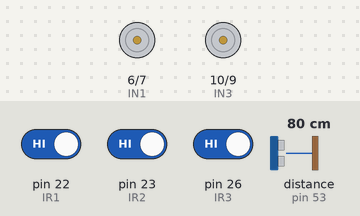
This sketch was run on a simulated Arduino Mega 2560, built with avr-gcc and run on an emulated ATmega2560. Shown: motor-driver pin pairs drawn as motors (green arrow = first pin HIGH = forward, orange = second pin HIGH = backward, longer = more drive, scaled by the enable pin). The inputs (shaded band) are chosen by the test bench; at power-on: pin 22 (IR1) HIGH, pin 23 (IR2) HIGH, pin 26 (IR3) HIGH, distance to the obstacle (sensor on pin 53) 80 cm. The echo pulse lasts 58.3 µs per cm.

Above: at 1.2 s.
1.3 s: pin 22 (IR1) driven LOW
At 2.5 s:
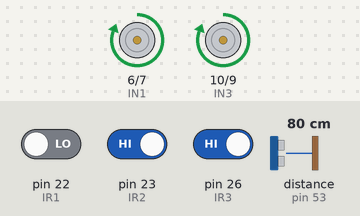
2.8 s: pin 23 (IR2) driven LOW
At 4.1 s:
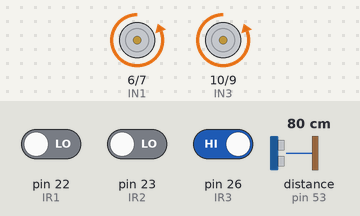
4.8 s: pin 26 (IR3) driven LOW
At 5.8 s:
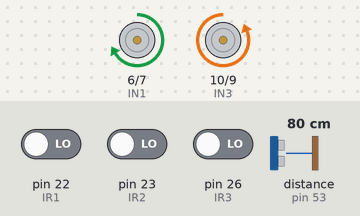
6.8 s: distance to the obstacle (sensor on pin 53) set to 22 cm
8.3 s: distance to the obstacle (sensor on pin 53) set to 17 cm
At 9.1 s:
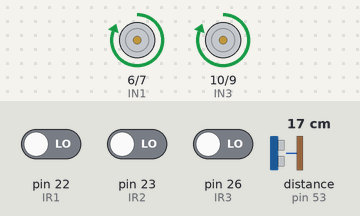
9.8 s: pin 22 (IR1) driven HIGH
At 10.2 s:
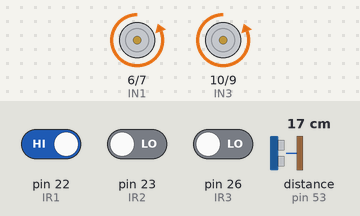
Timing chart, 0 to 12.3 s (numbered marks = the images above; inputs shaded):
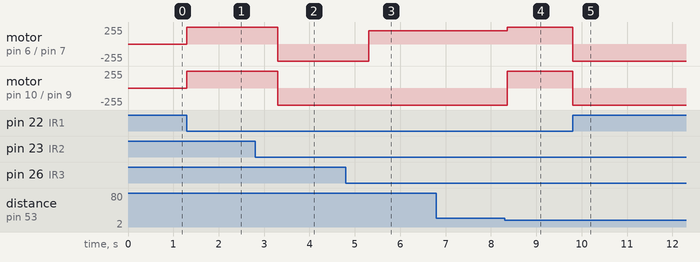

Measured:
- the behaviour switches between 20 and 19 cm on distance to the obstacle (sensor on pin 53) (found by bisection; images 3 and 4)
- after the input at 1.3 s, motor on pin 6 (IN1) / pin 7 (IN2), motor on pin 10 (IN3) / pin 9 (IN4): stopped → forward 255/255 at once
- after the input at 2.8 s, motor on pin 6 (IN1) / pin 7 (IN2), motor on pin 10 (IN3) / pin 9 (IN4): forward 255/255 → backward 255/255 after 0.50 s
- after the input at 4.8 s, motor on pin 6 (IN1) / pin 7 (IN2): backward 255/255 → forward 200/255 after 0.51 s
- after the input at 6.8 s, every drawn part: stays the same
- after the input at 8.3 s, motor on pin 6 (IN1) / pin 7 (IN2): forward 200/255 → forward 255/255 after 0.06 s; motor on pin 10 (IN3) / pin 9 (IN4): backward 255/255 → forward 255/255 after 0.06 s
- after the input at 9.8 s, motor on pin 6 (IN1) / pin 7 (IN2), motor on pin 10 (IN3) / pin 9 (IN4): forward 255/255 → backward 255/255 at once

The sketch:

working_1_us_3_irs_ready_to_fight.ino
```cpp
// Ultrasonic Sensor Pins
#define TRIGGER_PIN1  52   // Trigger pin for sensor 1
#define ECHO_PIN1     50   // Echo pin for sensor 1

#define TRIGGER_PIN2  51   // Trigger pin for sensor 2
#define ECHO_PIN2     53   // Echo pin for sensor 2

#define TRIGGER_PIN3  2   // Trigger pin for sensor 3
#define ECHO_PIN3     3   // Echo pin for sensor 3
//
long duration1, duration2, duration3;
float distance1, distance2, distance3;

// IR Sensor Pins
#define IR1 22
#define IR2 23
#define IR3 26


// Motor Control Pins (H-Bridge)
#define ENA 5 // Speed control for Motor A (PWM)
#define IN1 6 // Direction control for Motor A
#define IN2 7 // Direction control for Motor A
#define ENB 11 // Speed control for Motor B (PWM)
#define IN3 10 // Direction control for Motor B
#define IN4 9 // Direction control for Motor B

bool ir1Detected = 0;
bool ir2Detected = 0;
bool ir3Detected = 0;


int detection_distance = 20;
void setup() {
  // Motor control pins
  pinMode(ENA, OUTPUT);
  pinMode(IN1, OUTPUT);
  pinMode(IN2, OUTPUT);
  pinMode(ENB, OUTPUT);
  pinMode(IN3, OUTPUT);
  pinMode(IN4, OUTPUT);

  // Set the trigger pins as OUTPUT
  pinMode(TRIGGER_PIN1, OUTPUT);
  pinMode(TRIGGER_PIN2, OUTPUT);
  pinMode(TRIGGER_PIN3, OUTPUT);

  // Set the echo pins as INPUT
  pinMode(ECHO_PIN1, INPUT);
  pinMode(ECHO_PIN2, INPUT);
  pinMode(ECHO_PIN3, INPUT);

  // IR sensor pins
  pinMode(IR1, INPUT);
  pinMode(IR2, INPUT);
  pinMode(IR3, INPUT);

  //Serial.begin(9600);
}

void loop() {

  //read and debug sensors funcion and processing data
  //read from IR
  ir1Detected = digitalRead(IR1);
  ir2Detected = digitalRead(IR2);
  ir3Detected = digitalRead(IR3);


  /*// Print the results
    Serial.print("Distance 1: ");
    Serial.print(distance1);
    Serial.print(" cm, ");

    Serial.print("Distance 3: ");
    Serial.print(distance3);
    Serial.println(" cm");

    // Wait a bit before taking the next readings
    //delay(50);

    Serial.print("                                                                                 IR Sensors: IR1=");
    Serial.print(ir1Detected);
    Serial.print(", IR2=");
    Serial.print(ir2Detected);
    Serial.print(", IR3=");
    Serial.println(ir3Detected);*/
  ///////////////////////////////////////////////////////////


  //decision taking
  if (!ir2Detected && !ir3Detected && !ir1Detected)//000
  {
    USreading();
    if (distance2 < detection_distance) {
      //forward
      moveMotorA(255);//right
      moveMotorB(255);//left
      //Serial.println("push  ");
    }
    /* else if ((distance1 < detection_distance) || (distance3 < detection_distance)) {
       if ((distance1 < detection_distance)) {
         moveMotorA(255);//right
         moveMotorB(0);//left
         //delay(5);
       }
       if ((distance3 < detection_distance)) {
         moveMotorA(0);//right
         moveMotorB(255);//left
         //delay(5);
       }

      }*/
    else if ( (distance2 > detection_distance)  ) {
      moveMotorA(200);
      moveMotorB(-255);
      //Serial.println("search ");
      delay(200);
    }


  }
  if (!ir2Detected && !ir3Detected && ir1Detected)//001
  {
    moveMotorA(-255);
    moveMotorB(-255);
    //Serial.println("going back");
    delay(1000);
  }
  if (!ir2Detected && ir3Detected && !ir1Detected)//010
  {
    moveMotorA(-255);
    moveMotorB(-255);
    //Serial.println("going back");
    delay(1000);
  }
  if (!ir2Detected && ir3Detected && ir1Detected)//011
  {
    moveMotorA(-255);
    moveMotorB(-255);
    // Serial.println("going back");
    delay(1000);
  }
  if (ir2Detected && !ir3Detected && !ir1Detected)//100
  {
    //drible back and push
    moveMotorA(255);
    moveMotorB(0);
    //Serial.println("going dribling");
    delay(1000);
  }
  if (ir2Detected && !ir3Detected && ir1Detected)//101
  {
    moveMotorA(255);
    moveMotorB(255);
    //Serial.println("going dribling forward ");
    delay(1000);
  }
  if (ir2Detected && ir3Detected && !ir1Detected)//110
  {
    moveMotorA(255);
    moveMotorB(255);
    // Serial.println("going dribling forward ");
    delay(1000);
  }
  if (ir2Detected && ir3Detected && ir1Detected)//111
  {
    /*  moveMotorA(0);
      moveMotorB(0);
      Serial.println("GG"); //gg bro*/
  }


}


// Motor Control Functions
// Function to move Motor A
void moveMotorA(int speed) {
  if (speed > 0) {
    digitalWrite(IN1, HIGH);
    digitalWrite(IN2, LOW);
  }
  else {
    digitalWrite(IN1, LOW);
    digitalWrite(IN2, HIGH);
    speed = -speed; // Make speed positive for PWM
  }
  analogWrite(ENA, speed);
}

// Function to stop Motor A
void stopMotorA() {
  digitalWrite(IN1, LOW);
  digitalWrite(IN2, LOW);
  analogWrite(ENA, 0);
}

// Function to move Motor B
void moveMotorB(int speed) {
  if (speed > 0) {
    digitalWrite(IN3, HIGH);
    digitalWrite(IN4, LOW);
  }
  else {
    digitalWrite(IN3, LOW);
    digitalWrite(IN4, HIGH);
    speed = -speed; // Make speed positive for PWM
  }
  analogWrite(ENB, speed);
}

// Function to stop Motor B
void stopMotorB() {
  digitalWrite(IN3, LOW);
  digitalWrite(IN4, LOW);
  analogWrite(ENB, 0);
}
void USreading() {
  // Read ultrasonic sensors
  // Measure distance for sensor 1
  /*
    digitalWrite(TRIGGER_PIN1, LOW);
    delayMicroseconds(2);  // Wait for a stable LOW signal
    digitalWrite(TRIGGER_PIN1, HIGH);
    delayMicroseconds(10);  // Send a 10us pulse
    digitalWrite(TRIGGER_PIN1, LOW);

    duration1 = pulseIn(ECHO_PIN1, HIGH, 5000); // Measure the time for echo
    distance1 = (duration1 == 0) ? 100 : constrain(duration1 * 0.0344 / 2, 0, 100); // Convert time to distance (cm)
  */
  // Measure distance for sensor 2
  digitalWrite(TRIGGER_PIN2, LOW);
  delayMicroseconds(2);  // Wait for a stable LOW signal
  digitalWrite(TRIGGER_PIN2, HIGH);
  delayMicroseconds(10);  // Send a 10us pulse
  digitalWrite(TRIGGER_PIN2, LOW);

  duration2 = pulseIn(ECHO_PIN2, HIGH, 5000); // Measure the time for echo
  distance2 = (duration2 == 0) ? 100 : constrain(duration2 * 0.0344 / 2, 0, 100);  // Convert time to distance (cm)
  Serial.print("Distance 2: ");
  Serial.print(distance2);
  Serial.print(" cm, ");
  /*
    // Measure distance for sensor 3
    digitalWrite(TRIGGER_PIN3, LOW);
    delayMicroseconds(2);  // Wait for a stable LOW signal
    digitalWrite(TRIGGER_PIN3, HIGH);
    delayMicroseconds(10);  // Send a 10us pulse
    digitalWrite(TRIGGER_PIN3, LOW);

    duration3 = pulseIn(ECHO_PIN3, HIGH, 5000); // Measure the time for echo
    distance3 = (duration3 == 0) ? 100 : constrain(duration3 * 0.0344 / 2, 0, 100); // Convert time to distance (cm)
  */
}
```
